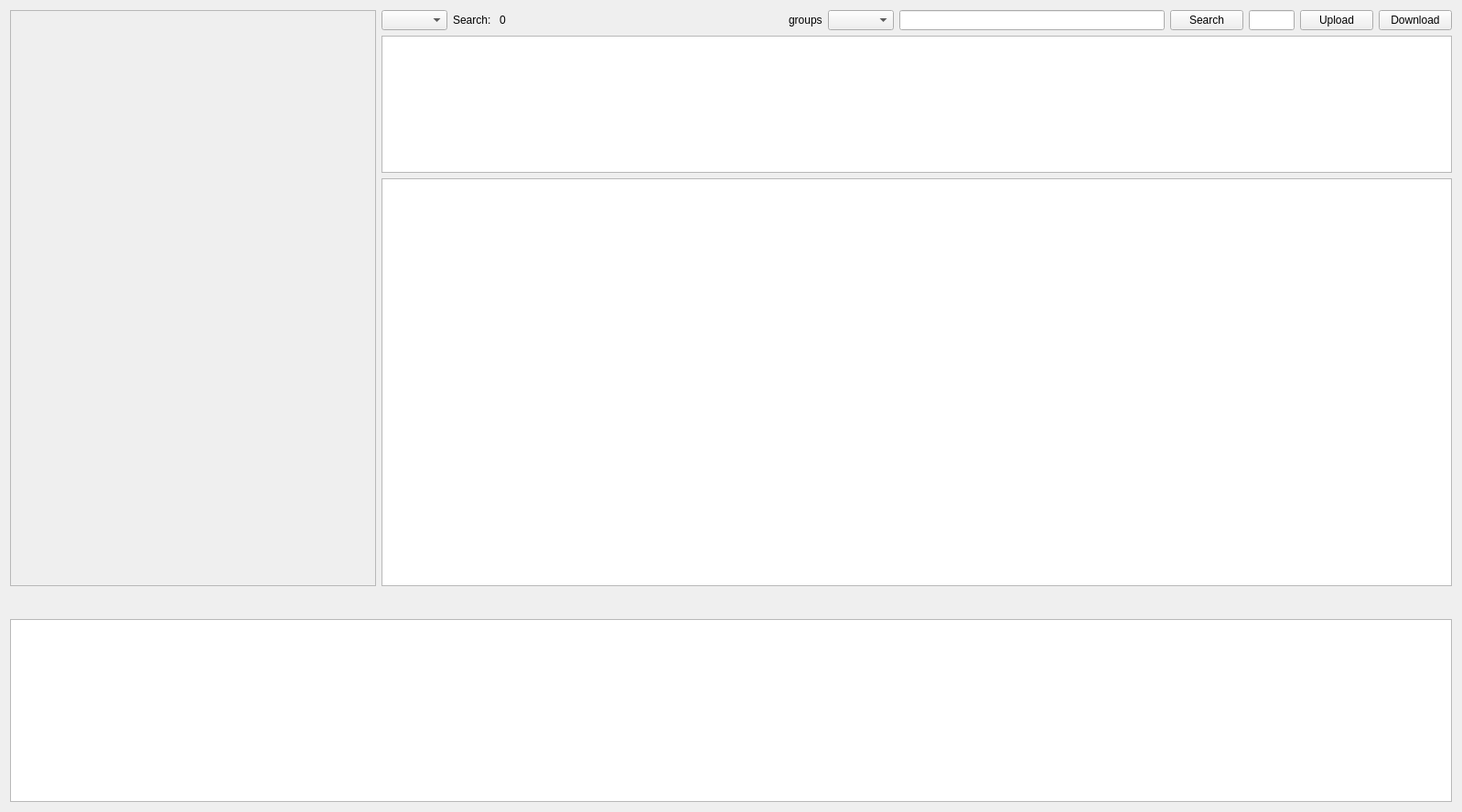
<?xml version="1.0" encoding="UTF-8"?>
<ui version="4.0">
 <class>MainWindow</class>
 <widget class="QMainWindow" name="MainWindow">
  <property name="geometry">
   <rect>
    <x>0</x>
    <y>0</y>
    <width>1598</width>
    <height>888</height>
   </rect>
  </property>
  <property name="windowTitle">
   <string>Rssdisk</string>
  </property>
  <property name="windowIcon">
   <iconset resource="res.qrc">
    <normaloff>:/img/prefix1/resources/hdd.png</normaloff>:/img/prefix1/resources/hdd.png</iconset>
  </property>
  <widget class="QWidget" name="centralWidget">
   <layout class="QVBoxLayout" name="verticalLayout_2">
    <item>
     <layout class="QVBoxLayout" name="verticalLayout">
      <property name="sizeConstraint">
       <enum>QLayout::SetMaximumSize</enum>
      </property>
      <item>
       <layout class="QHBoxLayout" name="horizontalLayout">
        <item>
         <layout class="QVBoxLayout" name="verticalLayout_4">
          <property name="leftMargin">
           <number>0</number>
          </property>
          <property name="topMargin">
           <number>0</number>
          </property>
          <item>
           <widget class="QScrollArea" name="scrollArea">
            <property name="sizePolicy">
             <sizepolicy hsizetype="Fixed" vsizetype="Expanding">
              <horstretch>0</horstretch>
              <verstretch>0</verstretch>
             </sizepolicy>
            </property>
            <property name="minimumSize">
             <size>
              <width>400</width>
              <height>0</height>
             </size>
            </property>
            <property name="baseSize">
             <size>
              <width>300</width>
              <height>0</height>
             </size>
            </property>
            <property name="widgetResizable">
             <bool>true</bool>
            </property>
            <widget class="QWidget" name="scrollAreaWidgetContents">
             <property name="geometry">
              <rect>
               <x>0</x>
               <y>0</y>
               <width>398</width>
               <height>619</height>
              </rect>
             </property>
            </widget>
           </widget>
          </item>
         </layout>
        </item>
        <item>
         <layout class="QVBoxLayout" name="verticalLayout_3">
          <item>
           <layout class="QHBoxLayout" name="horizontalLayout_3">
            <item>
             <widget class="QComboBox" name="comboBox_2">
              <property name="maximumSize">
               <size>
                <width>16777215</width>
                <height>24</height>
               </size>
              </property>
             </widget>
            </item>
            <item>
             <widget class="QLabel" name="label">
              <property name="text">
               <string>Search: </string>
              </property>
             </widget>
            </item>
            <item>
             <widget class="QLabel" name="label_2">
              <property name="text">
               <string>0</string>
              </property>
             </widget>
            </item>
            <item>
             <spacer name="horizontalSpacer">
              <property name="orientation">
               <enum>Qt::Horizontal</enum>
              </property>
              <property name="sizeType">
               <enum>QSizePolicy::Expanding</enum>
              </property>
              <property name="sizeHint" stdset="0">
               <size>
                <width>40</width>
                <height>20</height>
               </size>
              </property>
             </spacer>
            </item>
            <item>
             <widget class="QLabelClicked" name="label_3">
              <property name="text">
               <string/>
              </property>
              <property name="pixmap">
               <pixmap resource="res.qrc">:/img/prefix1/resources/ok.png</pixmap>
              </property>
             </widget>
            </item>
            <item>
             <widget class="QLabel" name="label_5">
              <property name="text">
               <string>groups</string>
              </property>
             </widget>
            </item>
            <item>
             <widget class="QComboBox" name="comboBox_6">
              <property name="maximumSize">
               <size>
                <width>16777215</width>
                <height>24</height>
               </size>
              </property>
             </widget>
            </item>
            <item>
             <widget class="QLineEdit" name="lineEdit">
              <property name="minimumSize">
               <size>
                <width>200</width>
                <height>0</height>
               </size>
              </property>
              <property name="maximumSize">
               <size>
                <width>300</width>
                <height>24</height>
               </size>
              </property>
             </widget>
            </item>
            <item>
             <widget class="QPushButton" name="pushButton_2">
              <property name="maximumSize">
               <size>
                <width>16777215</width>
                <height>24</height>
               </size>
              </property>
              <property name="text">
               <string>Search</string>
              </property>
             </widget>
            </item>
            <item>
             <widget class="QLineEdit" name="lineEdit_3">
              <property name="maximumSize">
               <size>
                <width>50</width>
                <height>24</height>
               </size>
              </property>
              <property name="toolTip">
               <string>Count to Write</string>
              </property>
             </widget>
            </item>
            <item>
             <widget class="QPushButton" name="pushButton_7">
              <property name="maximumSize">
               <size>
                <width>16777215</width>
                <height>24</height>
               </size>
              </property>
              <property name="text">
               <string>Upload</string>
              </property>
             </widget>
            </item>
            <item>
             <widget class="QPushButton" name="pushButton_8">
              <property name="maximumSize">
               <size>
                <width>16777215</width>
                <height>24</height>
               </size>
              </property>
              <property name="text">
               <string>Download</string>
              </property>
             </widget>
            </item>
           </layout>
          </item>
          <item>
           <layout class="QHBoxLayout" name="horizontalLayout_6">
            <property name="topMargin">
             <number>0</number>
            </property>
            <item>
             <widget class="QTextEdit" name="textEdit_3">
              <property name="maximumSize">
               <size>
                <width>16777215</width>
                <height>150</height>
               </size>
              </property>
             </widget>
            </item>
           </layout>
          </item>
          <item>
           <widget class="QTextEdit" name="textEdit_2">
            <property name="readOnly">
             <bool>true</bool>
            </property>
           </widget>
          </item>
         </layout>
        </item>
       </layout>
      </item>
      <item>
       <layout class="QHBoxLayout" name="horizontalLayout_4">
        <property name="topMargin">
         <number>10</number>
        </property>
        <item>
         <spacer name="horizontalSpacer_3">
          <property name="orientation">
           <enum>Qt::Horizontal</enum>
          </property>
          <property name="sizeHint" stdset="0">
           <size>
            <width>40</width>
            <height>20</height>
           </size>
          </property>
         </spacer>
        </item>
       </layout>
      </item>
      <item>
       <widget class="QTextEdit" name="textEdit">
        <property name="maximumSize">
         <size>
          <width>16777215</width>
          <height>200</height>
         </size>
        </property>
       </widget>
      </item>
     </layout>
    </item>
   </layout>
  </widget>
  <action name="actionAbout">
   <property name="text">
    <string>About</string>
   </property>
  </action>
 </widget>
 <layoutdefault spacing="6" margin="11"/>
 <customwidgets>
  <customwidget>
   <class>QLabelClicked</class>
   <extends>QLabel</extends>
   <header>classes/qlabelclicked.h</header>
  </customwidget>
 </customwidgets>
 <resources>
  <include location="res.qrc"/>
 </resources>
 <connections/>
</ui>
